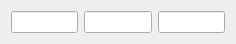
<?xml version="1.0" encoding="UTF-8"?>
<ui version="4.0">
 <class>Vector3Widget</class>
 <widget class="QWidget" name="Vector3Widget">
  <property name="geometry">
   <rect>
    <x>0</x>
    <y>0</y>
    <width>236</width>
    <height>38</height>
   </rect>
  </property>
  <property name="contextMenuPolicy">
   <enum>Qt::CustomContextMenu</enum>
  </property>
  <property name="windowTitle">
   <string>Form</string>
  </property>
  <property name="whatsThis">
   <string>&lt;!DOCTYPE HTML PUBLIC &quot;-//W3C//DTD HTML 4.0//EN&quot; &quot;http://www.w3.org/TR/REC-html40/strict.dtd&quot;&gt;
&lt;html&gt;&lt;head&gt;&lt;meta name=&quot;qrichtext&quot; content=&quot;1&quot; /&gt;&lt;style type=&quot;text/css&quot;&gt;
p, li { white-space: pre-wrap; }
&lt;/style&gt;&lt;/head&gt;&lt;body style=&quot; font-family:'MS Shell Dlg 2'; font-size:8.25pt; font-weight:400; font-style:normal;&quot;&gt;
&lt;p style=&quot; margin-top:0px; margin-bottom:0px; margin-left:0px; margin-right:0px; -qt-block-indent:0; text-indent:0px;&quot;&gt;&lt;span style=&quot; font-size:8pt;&quot;&gt;Widget containing a 3d vector.&lt;/span&gt;&lt;/p&gt;
&lt;p style=&quot; margin-top:0px; margin-bottom:0px; margin-left:0px; margin-right:0px; -qt-block-indent:0; text-indent:0px;&quot;&gt;&lt;span style=&quot; font-size:8pt;&quot;&gt;You can invert, copy or past vectors with the context menu.&lt;/span&gt;&lt;/p&gt;&lt;/body&gt;&lt;/html&gt;</string>
  </property>
  <layout class="QGridLayout" name="gridLayout">
   <item row="0" column="0">
    <widget class="TypedLineEdit" name="lineEdit11">
     <property name="contextMenuPolicy">
      <enum>Qt::CustomContextMenu</enum>
     </property>
    </widget>
   </item>
   <item row="0" column="1">
    <widget class="TypedLineEdit" name="lineEdit12">
     <property name="contextMenuPolicy">
      <enum>Qt::CustomContextMenu</enum>
     </property>
    </widget>
   </item>
   <item row="0" column="2">
    <widget class="TypedLineEdit" name="lineEdit13">
     <property name="contextMenuPolicy">
      <enum>Qt::CustomContextMenu</enum>
     </property>
    </widget>
   </item>
  </layout>
 </widget>
 <customwidgets>
  <customwidget>
   <class>TypedLineEdit</class>
   <extends>QLineEdit</extends>
   <header>typedlineedit.h</header>
   <container>1</container>
  </customwidget>
 </customwidgets>
 <resources/>
 <connections/>
 <slots>
  <slot>createMatrix()</slot>
  <slot>showCustomContextMenu(QPoint)</slot>
 </slots>
</ui>
